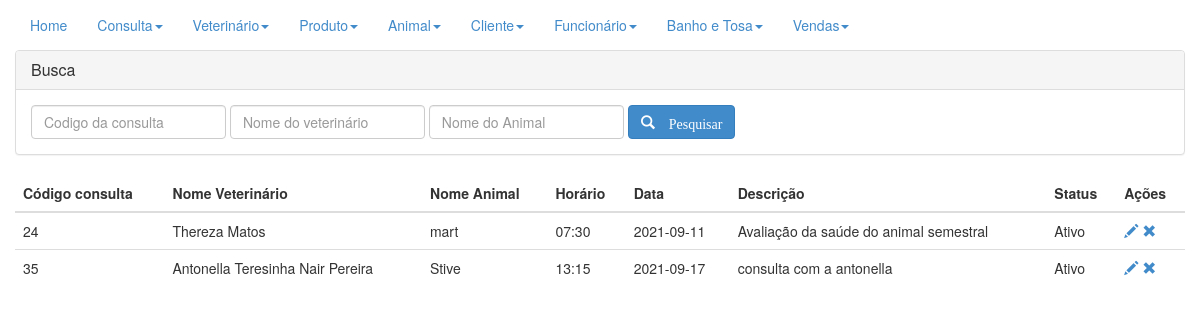
Screenshot of /sourcecode/conConsulta.php (signed in) with the database file from the repository.
### tables this page shows
CREATE TABLE `consulta` (
  `codigo_con` int(11) NOT NULL,
  `fk_vet` int(11) NOT NULL,
  `fk_ani` int(11) NOT NULL,
  `horario` varchar(250) DEFAULT NULL,
  `data_prevista` varchar(250) DEFAULT NULL,
  `descricao` varchar(250) DEFAULT NULL,
  `status` varchar(250) DEFAULT NULL
);

CREATE TABLE `vet` (
  `codigo_vet` int(11) NOT NULL,
  `nome` varchar(250) NOT NULL,
  `cpf` varchar(250) NOT NULL,
  `crmv` varchar(250) NOT NULL,
  `status` binary(1) DEFAULT '0'
);

CREATE TABLE `animal` (
  `codigo_ani` int(11) NOT NULL,
  `nome` varchar(250) NOT NULL,
  `raca` varchar(250) DEFAULT NULL,
  `idade` varchar(250) DEFAULT NULL,
  `categoria` varchar(50) DEFAULT NULL,
  `preco` varchar(50) DEFAULT NULL,
  `status` binary(1) DEFAULT '0',
  `codigo_cli` int(11) DEFAULT NULL
);

### sourcecode/conConsulta.php (the view, shortened to what this page needs)
<!DOCTYPE html>
<html lang="pt_BR">
<head>
  <link rel="stylesheet" type="text/css" href="../CSS/bootstrap.css">
</head>
<body>
<div class="navbar-collapse collapse">
      <ul class="nav navbar-nav navbar-left">
        <li class="active"><a href="home.php">Home</a></li>
        <li class="dropdown ">
          <a href="#" class="dropdown-toggle" data-toggle="dropdown">Consulta<b class="caret"></b></a>
        </li>
        <li class="dropdown ">
          <a href="#" class="dropdown-toggle" data-toggle="dropdown">Veterinário<b class="caret"></b></a>
        </li>
        <li class="dropdown ">
          <a href="#" class="dropdown-toggle" data-toggle="dropdown">Produto<b class="caret"></b></a>
        </li>
        <li class="dropdown">
          <a href="#" class="dropdown-toggle" data-toggle="dropdown">Animal<b class="caret"></b></a>
        </li>
        <li class="dropdown">
          <a href="#" class="dropdown-toggle" data-toggle="dropdown">Cliente<b class="caret"></b></a>
        </li>
        <li class="dropdown">
          <a href="#" class="dropdown-toggle" data-toggle="dropdown">Funcionário<b class="caret"></b></a>
        </li>
        <li class="dropdown">
          <a href="#" class="dropdown-toggle" data-toggle="dropdown">Banho e Tosa<b class="caret"></b></a>
        </li>
        <li class="dropdown">
          <a href="#" class="dropdown-toggle" data-toggle="dropdown">Vendas<b class="caret"></b></a>
        </li>
      </ul>
    </div>
  <div class="container">
    <div class="row">
      <div class="panel-group" id="accordion">
        <div class="panel panel-default">
          <div class="panel-heading">
            <h4 class="panel-title">
              <a data-toggle="collapse" data-parent="#accordion" href="#collapseOne">Busca</a>
            </h4>
          </div>
          <div id="collapseOne" class="panel-collapse collapse in">
            <div class="panel-body">
              <form class="form-inline" method="POST" action="">
                <fieldset>
                  <div class="form-group">
                    <input type="number" class="form-control" name="ibcod" placeholder="Codigo da consulta">
                  </div>
                  <div class="form-group">
                    <input type="text" class="form-control" name="ibvet" placeholder="Nome do veterinário">
                  </div>
                  <div class="form-group">
                    <input type="text" class="form-control" name="ibnome" placeholder="Nome do Animal">
                  </div>
                  <div class="form-group">
                    <button type="submit" class="btn btn-primary" name="btnPesq">
                      <i class="glyphicon glyphicon-search"> Pesquisar </i>
                    </button>
                  </div>
                </fieldset>
              </form>
            </div>
          </div>
        </div>
      </div>
      <table cellpadding="0" cellspacing="0" class="table">
        <thead>
          <th>Código consulta</th>
          <th>Nome Veterinário</th>
          <th>Nome Animal</th>
          <th>Horário</th>
          <th>Data</th>
          <th>Descrição</th>
          <th>Status</th>
          <th>Ações</th>
        </thead>
        <tbody>
          <?php
					$link = conectar();
					$condicao = "";
          $sql = "SELECT consulta.codigo_con, consulta.horario, consulta.data_prevista, consulta.descricao, consulta.status, animal.nome as nome_animal, vet.nome as nome_vet from consulta left join animal on consulta.fk_ani = animal.codigo_ani left join vet on consulta.fk_vet = vet.codigo_vet" . $condicao;
          $res = mysqli_query($link,$sql);
					while ($dados = mysqli_fetch_array($res)){
						echo "<tr>";
						echo "<td>".$dados['codigo_con']."</td>";
						echo "<td>".$dados['nome_vet']."</td>";
						echo "<td>".$dados['nome_animal']."</td>";
						echo "<td>".$dados['horario']."</td>";
            echo "<td>".$dados['data_prevista']."</td>";
            echo "<td>".$dados['descricao']."</td>";
						if($dados['status']==1){
							echo "<td><spam>Ativo</spam></td>";
						}else{
							echo "<td><spam>Desativado</spam></td>";
						}
						$id = base64_encode($dados['codigo_con']);
						echo "<td><a href='frmConsulta.php?tela=editar&id=".$id."' title='Editar Consulta'> <spam class='glyphicon glyphicon-pencil'> </spam> </a>";
						echo "<a href='frmConsulta.php?tela=excluir&id=".$id."' title='Excluir Consulta'> <spam class='glyphicon glyphicon-remove'> </spam> </a>";
						echo "</td>";
						echo "</tr>";
					}
					?>
        </tbody>
      </table>
    </div>
  </div>
</body>
</html>

### rows the page displays
consulta: codigo_con "24", fk_vet.nome "Thereza Matos", animal.nome "mart", horario "07:30", data_prevista "2021-09-11", descricao "Avaliação da saúde do animal semestral", status "Ativo"
consulta: codigo_con "35", fk_vet.nome "Antonella Teresinha Nair Pereira", animal.nome "Stive", horario "13:15", data_prevista "2021-09-17", descricao "consulta com a antonella", status "Ativo"
